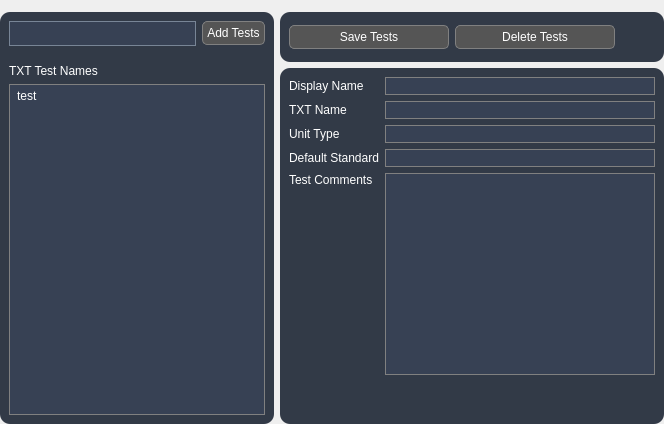
             <widget class="QWidget" name="gcmsTestValuesPage">
              <layout class="QHBoxLayout" name="horizontalLayout_19">
               <property name="leftMargin">
                <number>0</number>
               </property>
               <property name="topMargin">
                <number>12</number>
               </property>
               <property name="rightMargin">
                <number>0</number>
               </property>
               <property name="bottomMargin">
                <number>0</number>
               </property>
               <item>
                <widget class="QWidget" name="widget_34" native="true">
                 <property name="maximumSize">
                  <size>
                   <width>300</width>
                   <height>16777215</height>
                  </size>
                 </property>
                 <property name="styleSheet">
                  <string notr="true">QWidget#widget_34 {
	border-radius: 10px;
}
QWidget {
	background-color:  #323a47; 
	color:white; 
}

QWidget QPushButton { 
	padding: 4px;
	border: 1px solid gray; 
	border-radius: 5px;
	color:white; 
	background-color: #555555
} 

QPushButton::hover {
	background-color: rgb(107, 108, 108);
}

QLineEdit {
	border: 1px solid #788596;
	background-color: rgb(55, 65, 84);
	color:white; 
} 

QListWidget {
	color:white; 
	padding: 4px;  
	border: 1px solid gray;
	background-color: rgb(55, 65, 84);
}</string>
                 </property>
                 <layout class="QGridLayout" name="gridLayout_7">
                  <property name="horizontalSpacing">
                   <number>0</number>
                  </property>
                  <item row="1" column="0">
                   <widget class="QWidget" name="widget_18" native="true">
                    <property name="minimumSize">
                     <size>
                      <width>0</width>
                      <height>0</height>
                     </size>
                    </property>
                    <layout class="QHBoxLayout" name="horizontalLayout_23">
                     <property name="leftMargin">
                      <number>0</number>
                     </property>
                     <property name="topMargin">
                      <number>0</number>
                     </property>
                     <property name="rightMargin">
                      <number>0</number>
                     </property>
                     <property name="bottomMargin">
                      <number>12</number>
                     </property>
                     <item>
                      <widget class="QLineEdit" name="testsInputLabel">
                       <property name="minimumSize">
                        <size>
                         <width>0</width>
                         <height>25</height>
                        </size>
                       </property>
                      </widget>
                     </item>
                     <item>
                      <widget class="QPushButton" name="gcmsAddTestsBtn">
                       <property name="text">
                        <string>Add Tests</string>
                       </property>
                      </widget>
                     </item>
                    </layout>
                   </widget>
                  </item>
                  <item row="3" column="0" colspan="2">
                   <widget class="QListWidget" name="gcmsDefinedtests">
                    <item>
                     <property name="text">
                      <string>test</string>
                     </property>
                    </item>
                   </widget>
                  </item>
                  <item row="2" column="0">
                   <widget class="QLabel" name="label_54">
                    <property name="text">
                     <string>TXT Test Names</string>
                    </property>
                   </widget>
                  </item>
                 </layout>
                </widget>
               </item>
               <item>
                <widget class="QWidget" name="widget_35" native="true">
                 <property name="styleSheet">
                  <string notr="true">QWidget {
	color: white; 
	
}

QWidget QWidget#widget_36 {
	border-radius:10px; 
	background-color:  #323a47
}

QWidget QWidget#widget_37 {
	border-radius:10px; 
	background-color:  #323a47
	
}

QPushButton {
	min-width:150px; 
	max-width:150px; 
	padding: 4px;
	border:none; 
	border: 1px solid gray; 
	border-radius: 5px;
	color:white; 
	background-color: #555555
}

QPushButton:hover{
	background-color: rgb(180, 180, 180)
}

QLineEdit {
	border: 1px solid gray;
	min-width: 200px; 
	background-color: rgb(55, 65, 84);
}

QLabel {
	background-color: #323a47;
}

QWidget#widget_37 QTextEdit {
	border: 1px solid gray;
	background-color: rgb(55, 65, 84);
	min-height:200px; 
	max-height:200px; 
} 






</string>
                 </property>
                 <layout class="QVBoxLayout" name="verticalLayout_22">
                  <property name="leftMargin">
                   <number>0</number>
                  </property>
                  <property name="topMargin">
                   <number>0</number>
                  </property>
                  <property name="rightMargin">
                   <number>0</number>
                  </property>
                  <property name="bottomMargin">
                   <number>0</number>
                  </property>
                  <item>
                   <widget class="QWidget" name="widget_36" native="true">
                    <property name="minimumSize">
                     <size>
                      <width>0</width>
                      <height>50</height>
                     </size>
                    </property>
                    <property name="styleSheet">
                     <string notr="true">QWidget {
	max-width: 600px; 
} </string>
                    </property>
                    <layout class="QGridLayout" name="gridLayout_6">
                     <item row="0" column="2">
                      <spacer name="horizontalSpacer_12">
                       <property name="orientation">
                        <enum>Qt::Horizontal</enum>
                       </property>
                       <property name="sizeHint" stdset="0">
                        <size>
                         <width>40</width>
                         <height>20</height>
                        </size>
                       </property>
                      </spacer>
                     </item>
                     <item row="0" column="0">
                      <widget class="QPushButton" name="gcmsSaveTestBtn">
                       <property name="text">
                        <string>Save Tests</string>
                       </property>
                      </widget>
                     </item>
                     <item row="0" column="1">
                      <widget class="QPushButton" name="gcmsDeleteTestBtn">
                       <property name="text">
                        <string>Delete Tests</string>
                       </property>
                      </widget>
                     </item>
                    </layout>
                   </widget>
                  </item>
                  <item>
                   <widget class="QWidget" name="widget_37" native="true">
                    <property name="styleSheet">
                     <string notr="true">QWidget {
	max-width: 600px; 
}</string>
                    </property>
                    <layout class="QGridLayout" name="gridLayout_13">
                     <item row="3" column="0">
                      <widget class="QLabel" name="label_61">
                       <property name="text">
                        <string>Default Standard</string>
                       </property>
                      </widget>
                     </item>
                     <item row="2" column="0">
                      <widget class="QLabel" name="label_60">
                       <property name="text">
                        <string>Unit Type </string>
                       </property>
                      </widget>
                     </item>
                     <item row="2" column="1">
                      <widget class="QLineEdit" name="gcmsUnitType"/>
                     </item>
                     <item row="3" column="1">
                      <widget class="QLineEdit" name="gcmsRefValue"/>
                     </item>
                     <item row="0" column="0">
                      <widget class="QLabel" name="label_57">
                       <property name="text">
                        <string>Display Name</string>
                       </property>
                      </widget>
                     </item>
                     <item row="6" column="1">
                      <spacer name="verticalSpacer_6">
                       <property name="orientation">
                        <enum>Qt::Vertical</enum>
                       </property>
                       <property name="sizeHint" stdset="0">
                        <size>
                         <width>20</width>
                         <height>40</height>
                        </size>
                       </property>
                      </spacer>
                     </item>
                     <item row="0" column="1">
                      <widget class="QLineEdit" name="gcmsDisplayName"/>
                     </item>
                     <item row="1" column="0">
                      <widget class="QLabel" name="label_13">
                       <property name="text">
                        <string>TXT Name</string>
                       </property>
                      </widget>
                     </item>
                     <item row="1" column="1">
                      <widget class="QLineEdit" name="gcmsTxtName"/>
                     </item>
                     <item row="5" column="1">
                      <widget class="QTextEdit" name="gcmsComment"/>
                     </item>
                     <item row="5" column="0" alignment="Qt::AlignTop">
                      <widget class="QLabel" name="label_42">
                       <property name="text">
                        <string>Test Comments </string>
                       </property>
                      </widget>
                     </item>
                    </layout>
                   </widget>
                  </item>
                 </layout>
                </widget>
               </item>
              </layout>
             </widget>
